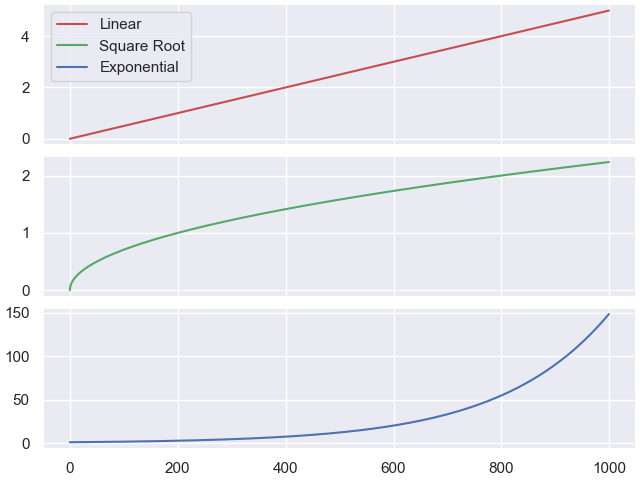

Here is the Python script that generated this plot:
import seaborn as sns
import matplotlib.pyplot as plt
import numpy as np

sns.set()
fig, axes = plt.subplots(3, 1,
                         sharex=True,
                         constrained_layout=True)
data = np.linspace(0, 5, 1000)

linear, = axes[0].plot(data, 'r')
sqrt, = axes[1].plot(np.sqrt(data), 'g')
exp, = axes[2].plot(np.exp(data), 'b')

handles = [linear, sqrt, exp]
labels = ['Linear', 'Square Root', 'Exponential']

axes[0].legend(handles, labels)

plt.savefig('ShareAxis.png')
plt.show()
